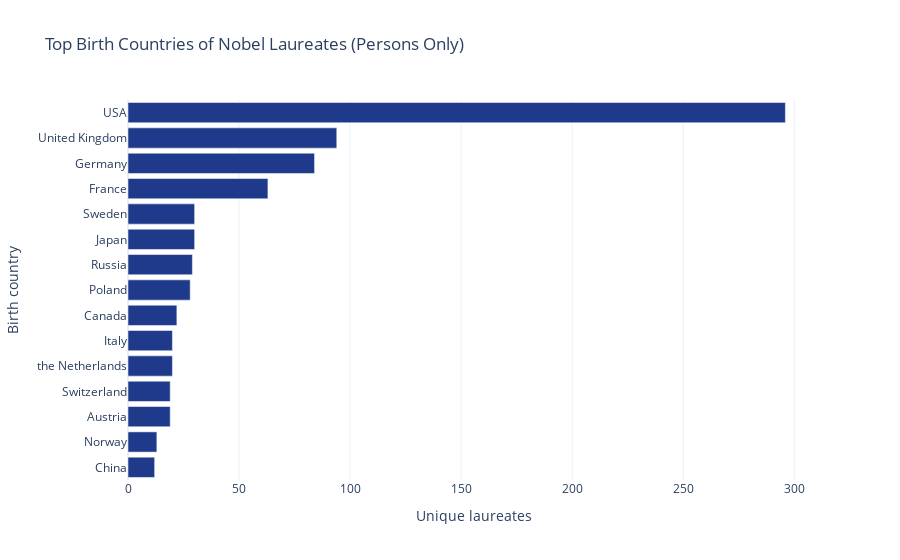

Here is the notebook cell this chart was saved with:
### Markdown cell above
<div class="slide-title">
🌍 Geographic Distribution of Laureates
</div>

Which countries produce the most Nobel laureates? <br>
This uses `birth_country_now` and includes **persons only** (organizations excluded).

### Code cell
persons = df[df["laureate_type"] == "person"].copy()

top_countries = (
    persons.groupby("birth_country_now")["laureate_id"].nunique()
           .reset_index(name="n_laureates")
           .sort_values("n_laureates", ascending=False)
           .head(15)
)

fig = px.bar(top_countries, x="n_laureates", y="birth_country_now", orientation="h",
             title="Top Birth Countries of Nobel Laureates (Persons Only)")
fig.update_layout(xaxis_title="Unique laureates", yaxis_title="Birth country",
                  yaxis={"categoryorder": "total ascending"})
fig.show()

print("Insight: Country ranking is based on birth country, not citizenship/institution.")

### Figure 1 — Plotly figure (JSON) as saved in the notebook; plotly's stock layout.template omitted (floating-point values rounded to 4 significant figures)
{"data": [{"hovertemplate": "n_laureates=%{x}<br>birth_country_now=%{y}<extra></extra>", "legendgroup": "", "marker": {"color": "#1F3A8A", "pattern": {"shape": ""}}, "name": "", "orientation": "h", "showlegend": false, "textposition": "auto", "type": "bar", "x": [296, 94, 84, 63, 30, 30, 29, 28, 22, 20, 20, 19, 19, 13, 12], "xaxis": "x", "y": ["USA", "United Kingdom", "Germany", "France", "Japan", "Sweden", "Russia", "Poland", "Canada", "the Netherlands", "Italy", "Austria", "Switzerland", "Norway", "China"], "yaxis": "y"}], "layout": {"barmode": "relative", "legend": {"tracegroupgap": 0}, "title": {"text": "Top Birth Countries of Nobel Laureates (Persons Only)"}, "xaxis": {"anchor": "y", "domain": [0, 1], "title": {"text": "Unique laureates"}}, "yaxis": {"anchor": "x", "categoryorder": "total ascending", "domain": [0, 1], "title": {"text": "Birth country"}}}}
